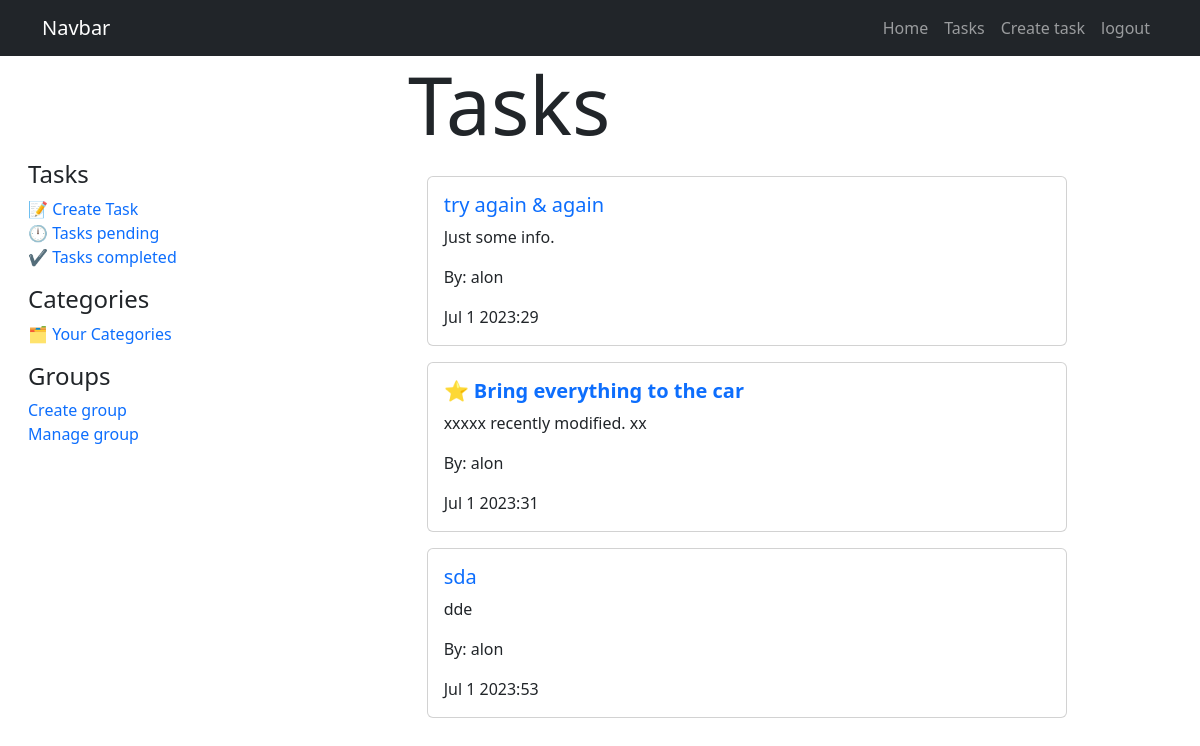
/tasks/end (signed in), run on an earlier commit of the app's database.
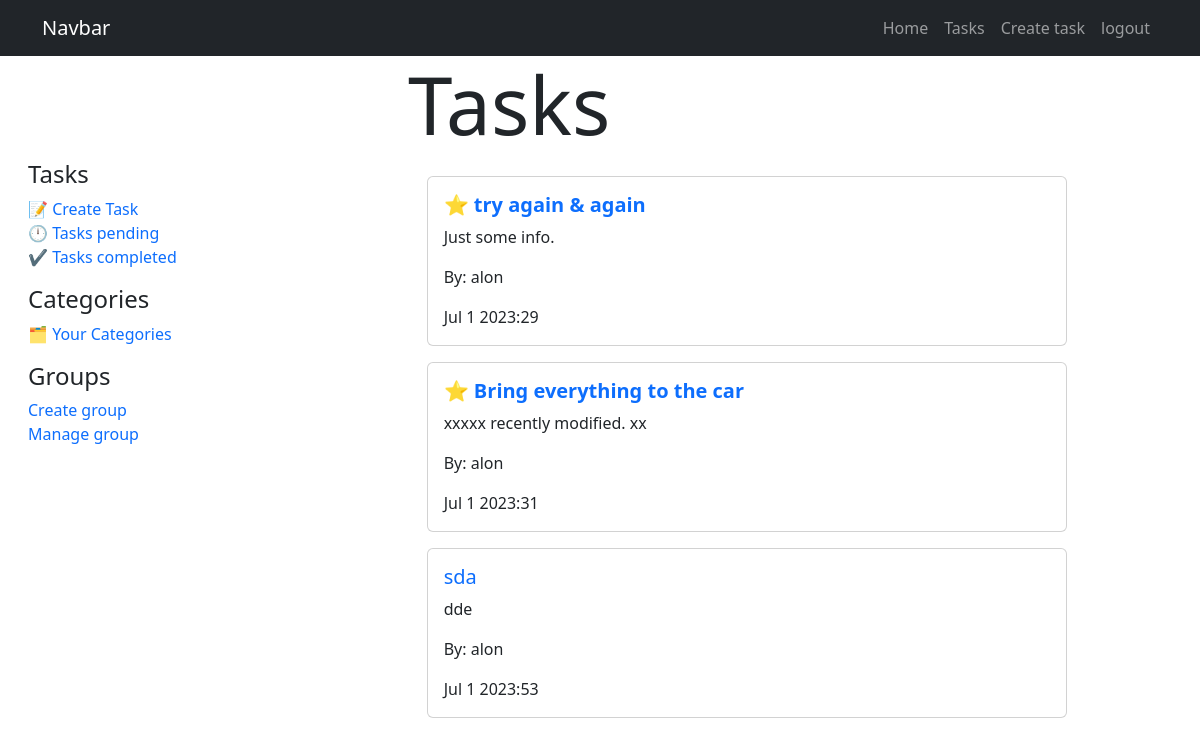
And on a later commit of the database.
### tasks/models.py (models this page shows, shortened)
class Task(models.Model):
    title = models.CharField(max_length=100)
    description = models.TextField(blank=True)
    created = models.DateTimeField(auto_now_add=True)
    datecompleted = models.DateTimeField(null=True, blank=True)
    important = models.BooleanField(default= False)
    user = models.ForeignKey(User, on_delete=models.CASCADE)
    filetask = models.FileField(upload_to= user_directory_path, null=True, blank=True)
    def getTitle(self):
        return self.title
    def getDescription(self):
        return self.description
    def getDateCompleted(self):
        return self.datecompleted
    def getUser(self):
        return self.user

### tasks/views.py (the view)
# urls.py: path('tasks/end',views.taskend, name="task_end"),
@login_required
def taskend(request):
    tasks = Task.objects.filter(user=request.user,
    datecompleted__isnull=False).order_by('-datecompleted')
    return render(request, 'usertask.html',
    {'tasks': tasks})

### tasks/templates/usertask.html
{% extends 'base.html' %}
{% block content %}
<div class="row justify-content-center">
    <div class="col-4">
        <h1 class="display-1">Tasks</h1>
    </div>
</div>
<div class="row ms-3 justify-content-center">
    {% include  'tasksby.html' %}
    <div class="col-8">
    {% for task in tasks%}
            <div class="row">
                <div class="col-10 mt-3">
                    <div class="card">
                        <div class="card-body">
                            <h5 class="card-title">
                                {% if task.important %}
                                <a class="text-decoration-none" href="{% url 'taskDetail' task.id %}">
                                    <strong> ⭐ {{task.getTitle}}</strong>
                                </a>
                                {%  else %}
                                <a class="text-decoration-none" href="{% url 'taskDetail' task.id %}">{{task.getTitle}}</a>
                                {% endif %}
                            </h5>
                            <p class="card-text">{{task.getDescription}}</p>
                            <p class="card-text">By: {{task.getUser.username}}</p>
                            <p class="card-text">{{task.getDateCompleted|date:'M j Y:i'}}</p>
                        </div>
                    </div>
                </div>
            </div>
    {% endfor %}
    </div>
</div>
{% endblock %}

What changed in the data, as far as the page shows it:
changed Task "try again & again": important False → True (drawn)
